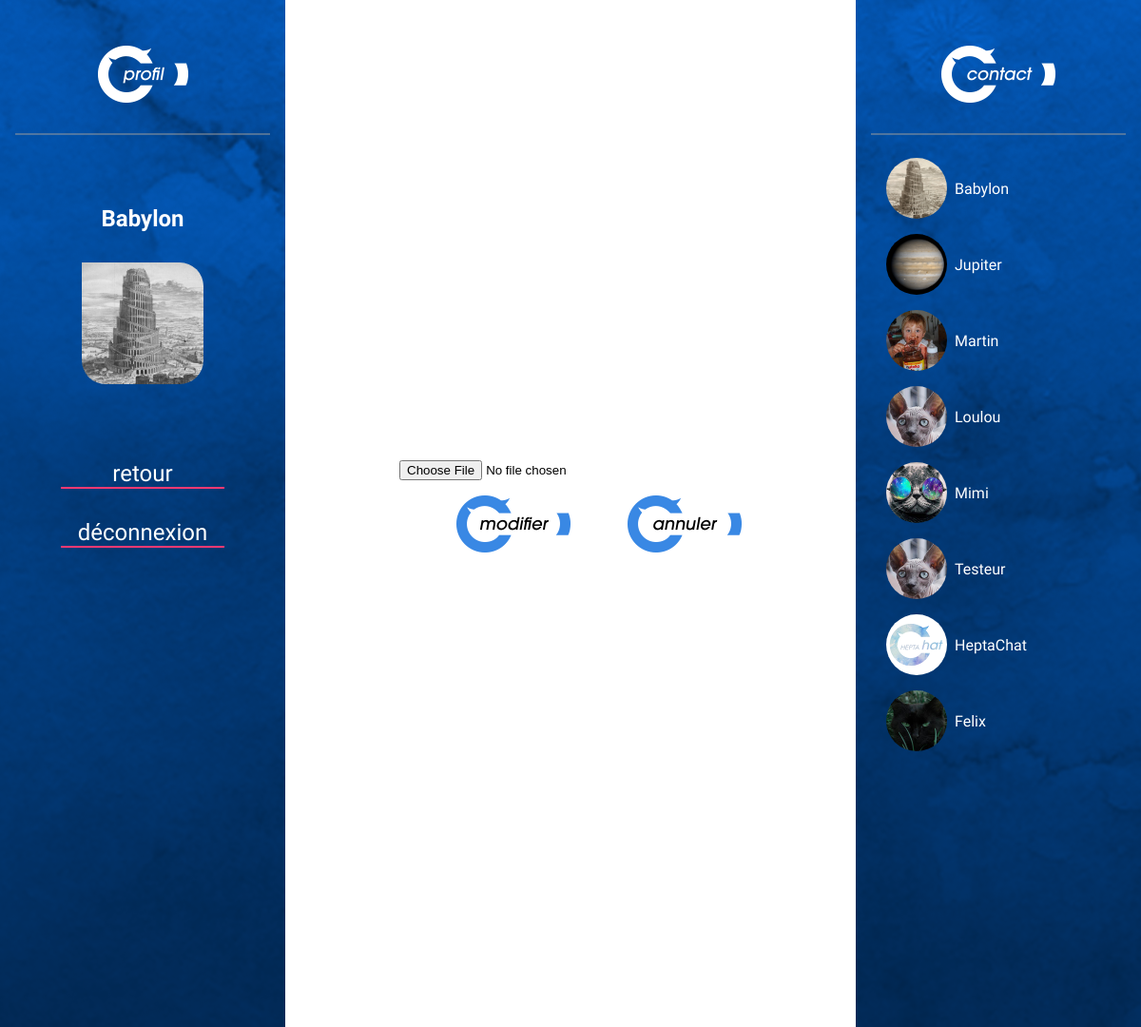
/chat_editprofile.php (signed in), run on the app's committed database.
### tables this page shows
CREATE TABLE IF NOT EXISTS `formulaire` (
  `id` int(11) NOT NULL AUTO_INCREMENT,
  `pseudo` varchar(255) NOT NULL,
  `mdp` text NOT NULL,
  `email` varchar(255) NOT NULL,
  `online` tinyint(1) NOT NULL,
  `image` varchar(255) NOT NULL DEFAULT 'ProfilePics/0.jpg',
  PRIMARY KEY (`id`)
);

### chat_editprofile.php (the view, shortened to what this page needs)
<?php
try{$db = new PDO('mysql:host=localhost;dbname=heptachat;charset=utf8', 'root', '');}
catch(Exception $e){die('Erreur : '.$e->getMessage());}
?>
<!doctype html>
<html lang="fr">
<head>
  <link rel="stylesheet" href="style.css">
</head>
<body>
  <div id="home" class="all">
    <div class="cols">
      <div class="leftbg">
        <div class="leftcol">
          <div class="leftbtn">
            <img class="profilbtn" src="boutProfil.png" alt="Profil"/>
          </div>
          <p class="username"><?php echo $_SESSION['SavedName'];?></p>
          <div class="profilpic2">
            <?php
            try{$db = new PDO('mysql:host=localhost;dbname=heptachat;charset=utf8', 'root', '');}
            catch(Exception $e){die('Erreur : '.$e->getMessage());}
            $answer = $db->query('SELECT pseudo, image FROM formulaire ORDER BY ID');
            while ($data = $answer->fetch())
            {
              if ($data['pseudo']==$_SESSION['SavedName'])
              {
                ?>
                <a href="chat.php"><input class="profilimg" type="image" src="<?php echo $data['image'];?>" value="Profil"/></a>
                <?php
              }
            }
            ?>
          </div>
          <div class="linkprofil">
            <a class="txtprofil" href="chat.php">retour</a>
            <a class="txtprofil" href="logout.php">déconnexion</a>
          </div>
        </div>
      </div>
      <div class="middle">
        <div class="uploadblock">
          <form action="profile_imageupload.php" method="post" enctype="multipart/form-data">
              <input type="file" name="file" id="file">
            <div class="buttons">
              <input class="sendbtn" type="image" src="boutmodifB.png" onClick="history.go(0)" Value="Modifier"/>
              <a href="chat.php"><img class="refresh" src="boutAnnulB.png" Value="Annuler"/></a>
            </div>
          </form>
        </div>
      </div>
  <div class="rightbg">
    <div class="rightcol">
      <div class="rightbtn">
        <img class="contactbtn" src="boutContact.png" alt="Contact"/>
      </div>
      <div class="contactlist">
        <div class="contactline">
          <?php
          try{$db = new PDO('mysql:host=localhost;dbname=heptachat;charset=utf8', 'root', '');}
          catch(Exception $e){die('Erreur : '.$e->getMessage());}
          $answer = $db->query('SELECT pseudo, online, image FROM formulaire ORDER BY ID LIMIT 0,8');
          while ($data = $answer->fetch())
          {
            if ($data['online']==true)
            {
              ?>
              <div class="userline">
                <img class="userpic" src="<?php echo $data['image'];?>"/>
                <div class="userlist"><?php echo htmlspecialchars($data['pseudo']); ?>
                </div>
              </div>
              <?php
            }
          }
          ?>
        </div>
      </div>
    </div>
  </div>
</div>
</div>
</body>
</html>

### style.css (style rules this page uses)
html { overflow-y:hidden; }
.all { font-family:'Dosis', sans-serif; display:flex; margin-left:auto; margin-right:auto; max-height:1080px; max-width:1960px; height:100%; }
.refresh { display:flex; margin:16px auto; }
.sendbtn { display:flex; margin:16px auto; }
.cols { display:flex; justify-content:space-around; width:100%; }
.leftbg { display:flex; flex-flow:column; background-image:url(FondGauche.png); background-position:right; width:25%; }
.leftcol { display:flex; flex-flow:column; width:100%; justify-content:center; }
.profilimg { height:128px; width:128px; border-radius:0px 25px 25px 25px; }
.profilpic2 { height:128px; width:128px; margin-left:auto; margin-right:auto; margin-top:8px; border-radius:0px 25px 25px 25px; filter:grayscale(100%); }
.rightbg { display:flex; background-image:url(FondDroit.png); background-position:left; justify-content:center; width:25%; }
.rightcol { width:100%; }
.leftbtn { padding:32px; border-bottom:2px solid; border-color:rgba(155,155,155,0.5); margin:16px; }
.rightbtn { padding:32px; border-bottom:2px solid; border-color:rgba(155,155,155,0.5); margin:16px; }
body { margin:0; height:1080px; }
.middle { display:flex; flex-flow:column; justify-content:flex-start; background-color:white; width:50%; min-width:360px; }
.linkprofil { display:flex; flex-flow:column; text-align:center; justify-content:center; margin-top:64px; margin-bottom:64px; }
.txtprofil { margin:16px 64px; color:white; text-decoration:none; border-bottom: 2px solid #ff3972; font-size:150%; }
.profilbtn { display:flex; margin:auto; }
.contactbtn { display:flex; margin:auto; }
.contactlist { display:flex; }
.contactline { display:flex; flex-flow:column; min-height: -webkit-min-content; margin:0; }
.userline { display:flex; flex-flow:row; justify-content:left; margin:8px 16px; }
.userpic { height:64px; width:64px; margin-left:16px; border-radius:100%; }
.userlist { margin:auto 8px; color:white; }
.username { text-align:center; color:white; margin-top:58px; font-size:150%; font-weight:bold; }
.buttons { display:flex; flex-flow:row; margin:auto; width:360px; }
.uploadblock { display:flex; margin:auto; }

### data on the page
formulaire: image (picture), pseudo "Babylon"
formulaire: image (picture), pseudo "Jupiter"
formulaire: image (picture), pseudo "Martin"
formulaire: image (picture), pseudo "Loulou"
formulaire: image (picture), pseudo "Mimi"
formulaire: image (picture), pseudo "Testeur"
formulaire: image (picture), pseudo "HeptaChat"
formulaire: image (picture), pseudo "Felix"

### other printed values
$_SESSION['SavedName'] "Babylon"
